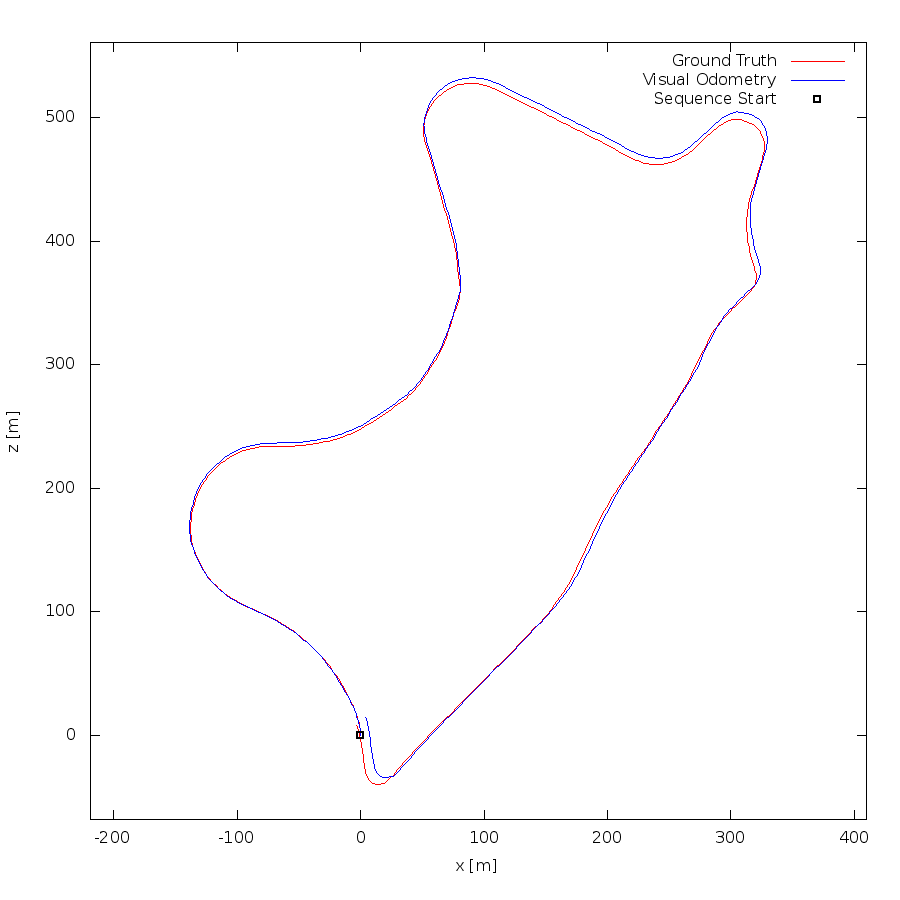

Write gnuplot code to recreate this figure.
set term postscript eps enhanced color
set output "09.eps"
set size ratio -1
set xrange [-219:410]
set yrange [-68:561]
set xlabel "x [m]"
set ylabel "z [m]"
plot "09.txt" using 1:2 lc rgb "#FF0000" title 'Ground Truth' w lines,"09.txt" using 3:4 lc rgb "#0000FF" title 'Visual Odometry' w lines,"< head -1 09.txt" using 1:2 lc rgb "#000000" pt 4 ps 1 lw 2 title 'Sequence Start' w points
